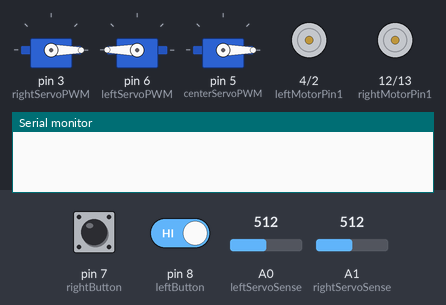
Recording of a program running on a simulated Arduino Uno, built with avr-gcc and run on an emulated ATmega328P. Parts: 3 × servo, motor-driver pin pairs drawn as motors (green arrow = first pin HIGH = forward, orange = second pin HIGH = backward, longer = more drive, scaled by the enable pin), the last lines printed to the serial monitor. The test bench sets the inputs (shaded band); at power-on: pin 7 (rightButton) HIGH, pin 8 (leftButton) HIGH, A1 (rightServoSense) = 512, A0 (leftServoSense) = 512.

Above: at 1.2 s.
1.3 s: pin 7 (rightButton) pulled LOW for 0.15 s
At 1.7 s:
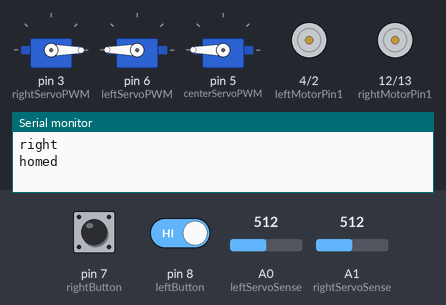
4.3 s: pin 7 (rightButton) driven LOW and pin 8 (leftButton) driven LOW
7.3 s: pin 8 (leftButton) driven HIGH
At 10.2 s:
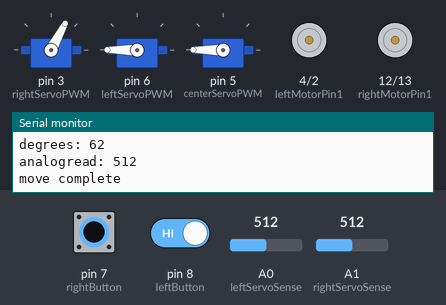
10.3 s: pin 7 (rightButton) driven HIGH and pin 8 (leftButton) driven LOW
At 11.4 s:
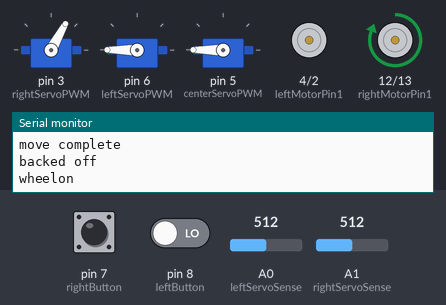
19.3 s: pin 7 (rightButton) driven LOW
At 20.3 s:
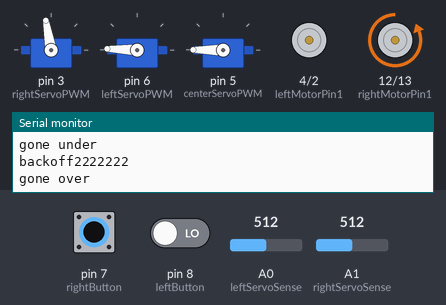
22.3 s: A1 (rightServoSense) set to 217
25.3 s: A1 (rightServoSense) set to 190
At 34.15 s:
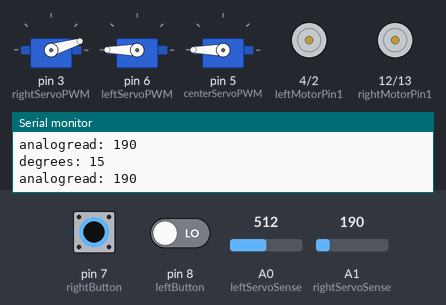
Timing chart, 0 to 37.9 s (numbered marks = the images above; inputs shaded):
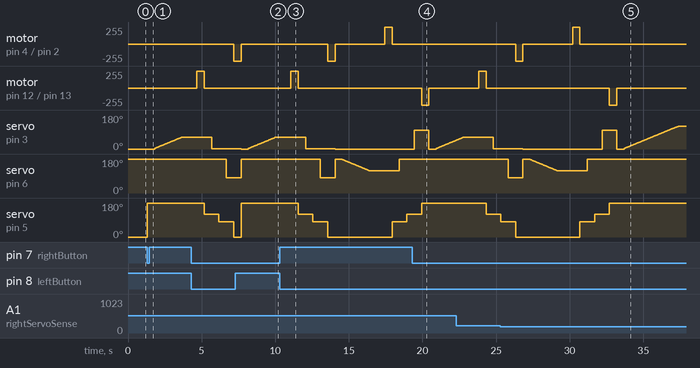

The program:

main.cpp
```cpp
//ESC 100 Final Code - November 8th, 2022
//Baksa, Maeve; Najjuuko, Veronah; Fitzgerald, Jack;
//Lang, Mason; Can, Jin.

#include <Arduino.h>
#include <Servo.h>

// SET THE PINS FOR YOUR SPECIFIC CONFIGURATION HERE:

//button pins
const int rightButton = 7;
const int leftButton = 8;

//servo PWM pins
const int leftServoPWM = 6;
const int rightServoPWM = 3;
const int centerServoPWM = 5;

//right motor pins
const int rightMotorPin1 = 12;
const int rightMotorPin2 = 13;
const int rightMotorPWM = 11;

//left motor pins
const int leftMotorPin1 = 4;
const int leftMotorPin2 = 2;
const int leftMotorPWM = 9;

//current sense pins
const int rightServoSense = A1;
const int leftServoSense = A0;

//CALIBRATION:

//calibrate the motor stop threshold
//set this value to "true" then
//check the serial monitor for the value
//that is printed once the motor
//is touching the book page, then subract 20
//set this value in the threshold value.
bool calibrate = false;
int rightThreshold = 200;
int leftThreshold = 200;

//TIMING / MOTORS:
//the positions for the individual stop points for the center motor

int leftHome = 0;
int leftUnder = 80;
int rightUnder = 120;
int rightHome = 180;

//how long to wait for the current to stabilize
//and to wait before moving the servo further
int delayBetweenDegrees = 1;

//how far the motor should turn backwards
//in degrees in order to not apply too much
//pressure on the pages, and then during
//the secoond back off to move it even further off to
//not damage the pages
int backoffDegrees = 1;
int backoffDegrees2 = 60;

//set these for the home positions
//of the individual servo motors
int rightServoHome = 0;
int leftServoHome = 180;

//use this to set how far the servo should go max
//this should not be greater than 180
int maxAngle = 120;

//use these to set the direction of the wheel motor
//if it is going in the wrong order flip which is 1 and 0
//for the specific motor
bool leftMotorOneValue = 1;
bool leftMotorTwoValue = 0;
bool rightMotorOneValue = 1;
bool rightMotorTwoValue = 0;

//how fast (0-255) to spin the motor
int motorSpeed = 255;

//how long to spin the motor with the wheel
int wheelSpinTime = 500;

//how long to wait between individual steps of the code
int delayValue = 500;

//DO NOT ADJUST FROM THIS POINT, PRE-SETUP CODE:

//create servo objects
Servo leftServo;
Servo rightServo;
Servo centerServo;

void setup() {
  // put your setup code here, to run once:
  Serial.begin(9600);

  //set the pinmodes.
  pinMode(rightButton,INPUT_PULLUP);
  pinMode(leftButton,INPUT_PULLUP);
  pinMode(leftServoPWM,OUTPUT);
  pinMode(rightServoPWM,OUTPUT);
  pinMode(centerServoPWM,OUTPUT);
  pinMode(rightMotorPin1,OUTPUT);
  pinMode(rightMotorPin2,OUTPUT);
  pinMode(rightMotorPWM,OUTPUT);
  pinMode(leftMotorPin1,OUTPUT);
  pinMode(leftMotorPin2,OUTPUT);
  pinMode(leftMotorPWM,OUTPUT);

  //properly attach pins to servos

  rightServo.attach(rightServoPWM);
  leftServo.attach(leftServoPWM);
  centerServo.attach(centerServoPWM);

  //move the servos back to top
  rightServo.write(rightServoHome);
  leftServo.write(leftServoHome);
  centerServo.write(leftHome);
}

//the main function
void turnPage (bool direction, bool wheelsDown){
  int position = 0;
  int motorPin1;
  int motorPin2;
  int motorPWM;
  int motor2Pin1;
  int motor2Pin2;
  int motor2PWM;
  int homePosition;
  int underPosition;
  int overPosition;
  int otherHome;
  int sensePin;
  int otherSensePin;
  int pin1Value;
  int pin2Value;
  int m2pin1Value;
  int m2pin2Value;
  int threshold;
  int otherThreshold;

  //based on the motor direction, set the
  //pins and values so that everything turns
  //correctly
  //I know this is awful and inneficient, I
  //tried making it better but this will have to do.
  if (direction == 0){
    motorPin1 = leftMotorPin1;
    motorPin2 = leftMotorPin2;
    motorPWM = leftMotorPWM;
    homePosition = leftHome;
    underPosition = leftUnder;
    overPosition = rightUnder;
    otherHome = rightHome;
    sensePin = leftServoSense;
    otherSensePin = rightServoSense;
    pin1Value = leftMotorOneValue;
    pin2Value = leftMotorTwoValue;
    threshold = leftThreshold;
    otherThreshold = rightThreshold;
    motor2Pin1 = rightMotorPin1;
    motor2Pin2 = rightMotorPin2;
    motor2PWM = rightMotorPWM;
    m2pin1Value = rightMotorOneValue;
    m2pin2Value = rightMotorTwoValue;
  }

  else if (direction == 1){
    motorPin1 = rightMotorPin1;
    motorPin2 = rightMotorPin2;
    motorPWM = rightMotorPWM;
    homePosition = rightHome;
    underPosition = rightUnder;
    overPosition = leftUnder;
    otherHome = leftHome;
    sensePin = rightServoSense;
    otherSensePin = leftServoSense;
    pin1Value = rightMotorOneValue;
    pin2Value = rightMotorTwoValue;
    threshold = rightThreshold;
    otherThreshold = leftThreshold;
    motor2Pin1 = leftMotorPin1;
    motor2Pin2 = leftMotorPin2;
    motor2PWM = leftMotorPWM;
    m2pin1Value = leftMotorOneValue;
    m2pin2Value = leftMotorTwoValue;
  }

  //move all wheels to start position
  rightServo.write(rightServoHome);
  leftServo.write(leftServoHome);
  centerServo.write(homePosition);
  Serial.println("homed");
  delay(delayValue);

  //stalling threshold detection
  Serial.println(analogRead(sensePin));

  //keep increasing the motor angle until a threshold is hit (min backoff degrees)
  while((analogRead(sensePin) < threshold && position < maxAngle) || position <= backoffDegrees+backoffDegrees2){
    position ++;
    if (direction == 0){
      leftServo.write(180-position);
    }
    if (direction == 1){
      rightServo.write(position);
    }
    //printing for diagnostics
    delay(delayBetweenDegrees);
    Serial.print("degrees: ");
    Serial.println(position);
    Serial.print("analogread: ");
    Serial.println(analogRead(sensePin));

  }

  Serial.println("move complete");
  delay(delayValue);

  //at this point, back off the servos by the
  //back off degrees value
  if (direction == 0){
    leftServo.write(180-(position-backoffDegrees));
  }
  if (direction == 1){
    rightServo.write(position-backoffDegrees);
  }

  Serial.println("backed off");
  delay(delayValue);

  //now it is time to spin the wheel, everything
  //here is set by variable so it should be really easy
  //famous last words ^^
  digitalWrite(motorPin1,pin1Value);
  digitalWrite(motorPin2,pin2Value);
  analogWrite(motorPWM,motorSpeed);

  Serial.println("wheelon");

  delay(wheelSpinTime);
  analogWrite(motorPWM,0);

  Serial.println("wheeloff");


  //now it is time to finally flip the page using the center arm
  //move to a position underneath the page

  centerServo.write(underPosition);

  Serial.println("gone under");
  delay(delayValue);

  //back off the motors again to give for more ability to flip the page

  if (direction == 0){
    leftServo.write(180-(position-backoffDegrees2));
  }
  if (direction == 1){
    rightServo.write(position-backoffDegrees2);
  }

  Serial.println("backoff2222222");

  delay(delayValue);


  //flip the page

  centerServo.write(overPosition);
  Serial.println("gone over");

  delay(delayValue);
  //now check if the wheels should grip the page as per
  //the initial call for this function, if the wheels down
  //variable is one, then this code should lower the wheels onto
  //the page. this matches the code from above for thresholding

  /*
  if (wheelsDown == 1){
    position = 0;
    // lower the other motor onto the page
    while((analogRead(otherSensePin) < otherThreshold && position < maxAngle) || position < backoffDegrees+backoffDegrees2){
      position ++;
      if (direction == 0){
        rightServo.write(position);
      }
      if (direction == 1){
        leftServo.write(180-position);
      }
      delay(delayBetweenDegrees);
    }
    Serial.println("wheelsdown");
  }
  */

  //dumb wheels down, clamping down onto the page
  if (wheelsDown == 1){
    if (direction == 0){
      rightServo.write(100);
    }
    if (direction == 1){
      leftServo.write(80);
    }
  }


  //if the wheels aren't supposed to remain on the page,
  //send them back to the home
  else if(wheelsDown == 0){
    leftServo.write(leftServoHome);
    rightServo.write(rightServoHome);
    Serial.println("homed2");
  }

  delay(delayValue);

  //move arm back to the final resting spot
  centerServo.write(otherHome);

  //spin the wheel in the opposite direction to pull it tight.
  digitalWrite(motor2Pin1,m2pin2Value);
  digitalWrite(motor2Pin2,m2pin1Value);
  analogWrite(motor2PWM,motorSpeed);
  delay(wheelSpinTime);
  analogWrite(motor2PWM,0);

  Serial.println("complete");

}


void loop() {
  // put your main code here, to run repeatedly:
  if (calibrate){
    int position = 0;

    while(position < maxAngle){
      position ++;
      rightServo.write(position);
      leftServo.write(position);

      Serial.print("right: ");
      Serial.println(analogRead(rightServoSense));
      Serial.print("left: ");
      Serial.println(analogRead(leftServoSense));
      Serial.print("pos: ");
      Serial.println(position);

      delay(100);
    }
  }

  else{
    //main void loop code:

    //checks if left button is pressed, and correspondingly calls the
    //"turn page" function
    //bool direction turns page backwards if val of 0
    //bool direction turns page forward if val of 1
    //bool wheelsDown leaves the wheels in a downward position if there's a value of 1

    if (digitalRead(leftButton) == LOW){
      Serial.println("left");
      turnPage(0,1);
    }
    if (digitalRead(rightButton) == LOW){
      Serial.println("right");
      turnPage(1,1);
    }
  }

}
```

Measured:
- the behaviour switches between 200 and 199 on A1 (rightServoSense) (found by bisection; images 4 and 5)
- after the input at 1.3 s, servo on pin 3 (rightServoPWM): rises from 0° to 62° in 1.8 s, then falls to 61° in 0.55 s; servo on pin 5 (centerServoPWM): 0° → 180° at once
- after the input at 7.3 s, servo on pin 6 (leftServoPWM): goes on until 7.7 s, then stays 180°; servo on pin 5 (centerServoPWM): 0° → 180° after 0.38 s
- after the input at 10.3 s, motor on pin 12 (rightMotorPin1) / pin 13 (rightMotorPin2): goes on until 11.6 s, then stays stopped; servo on pin 3 (rightServoPWM): goes on until 14.1 s, then stays 0°
- after the input at 19.3 s, servo on pin 6 (leftServoPWM): goes on until 20.4 s, then stays 180°; servo on pin 5 (centerServoPWM): goes on until 19.9 s, then stays 180°
- after the input at 25.3 s, motor on pin 12 (rightMotorPin1) / pin 13 (rightMotorPin2): goes on until 33.2 s, then stays stopped
